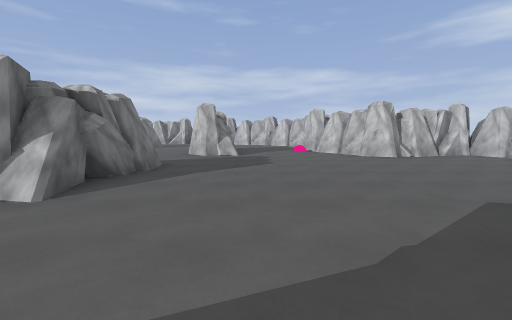
View 1 (above)

19 first-person views from a walk through a level from a Godot 3-D game. The camera is 1.4 m above the floor, tilts 6° down and sees 90° across. The floor is counted in squares, 2 m on a side. Each view is taken from the middle of a square. On the plan, view 1 faces up. The plan holds only what a view shows up to about 9 squares ahead; the rest is blank. The place goes on beyond the plan. Flat picture figures and markers are left out.

View 2
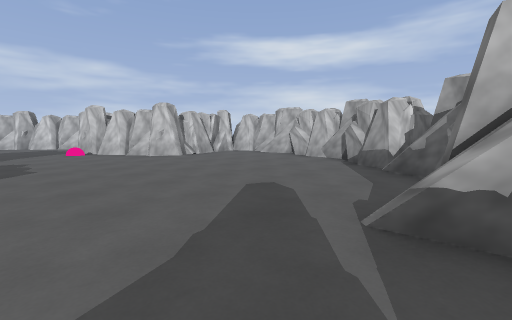

View 3
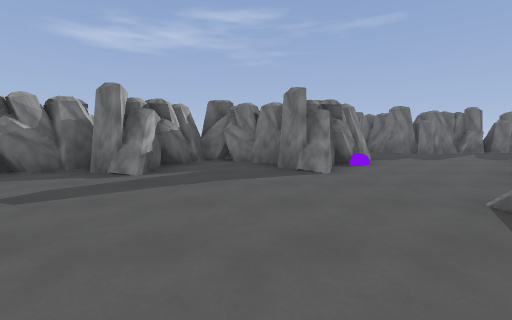

View 4
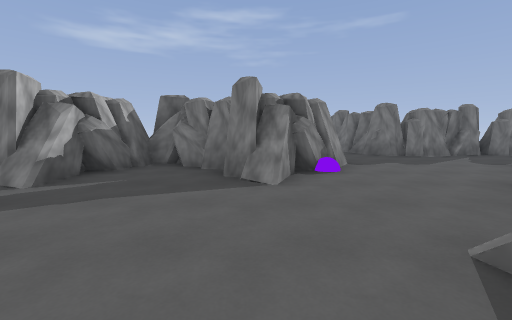

View 5
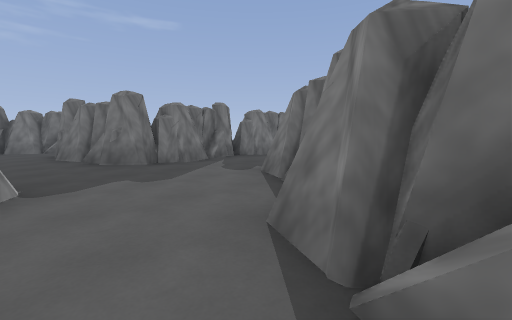

View 6
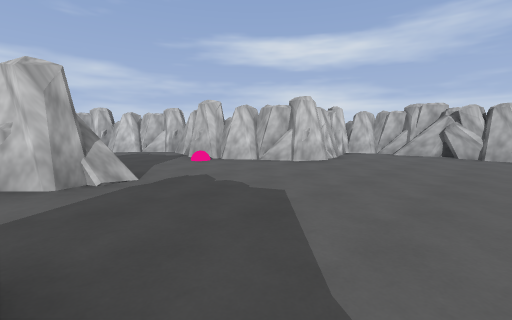

View 7
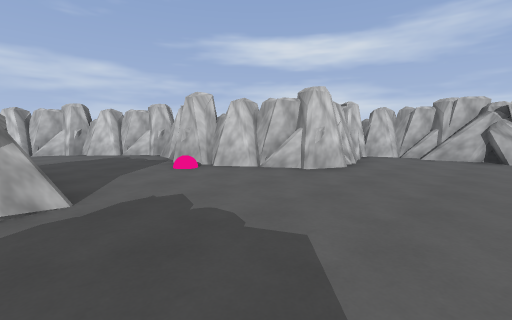

View 8
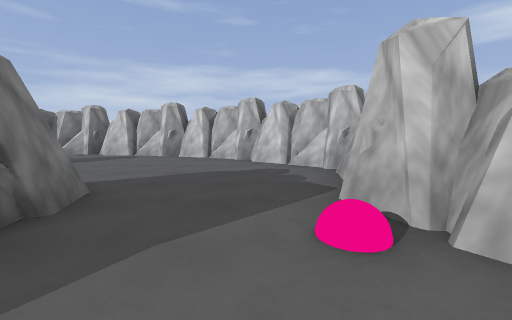

View 9
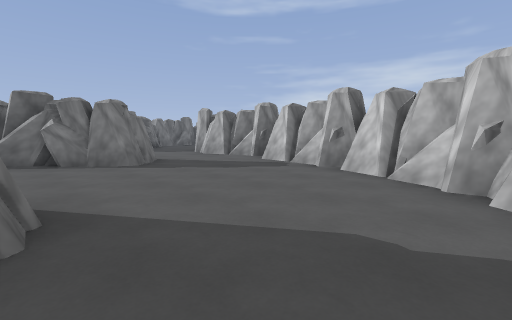

View 10
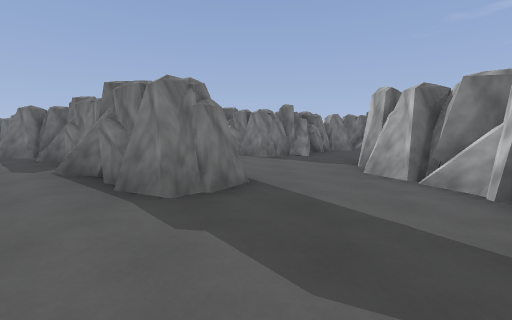

View 11
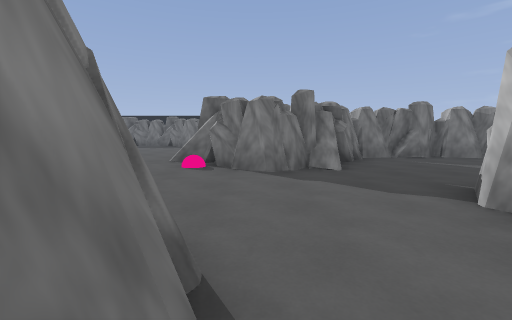

View 12
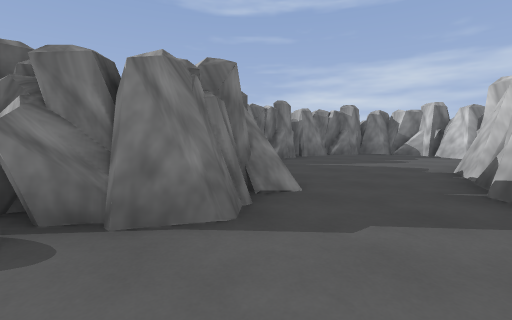

View 13
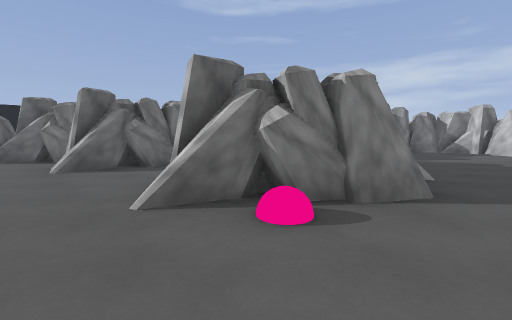

View 14
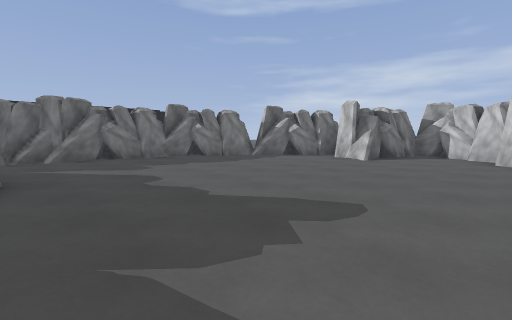

View 15
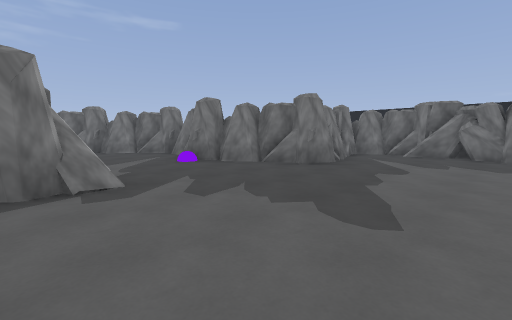

View 16
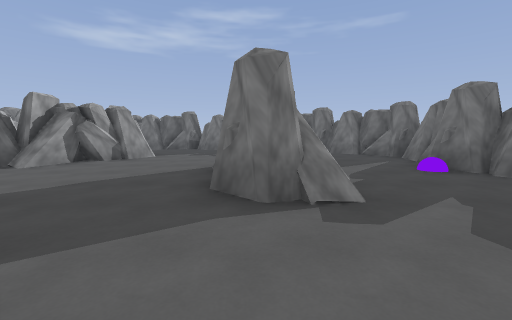

View 17
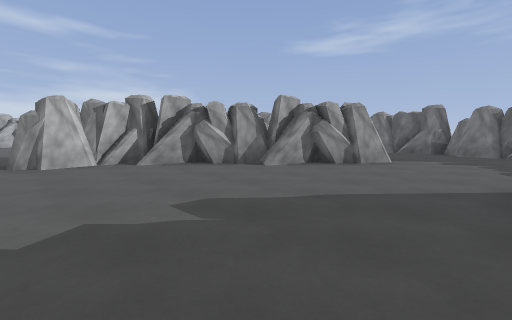

View 18
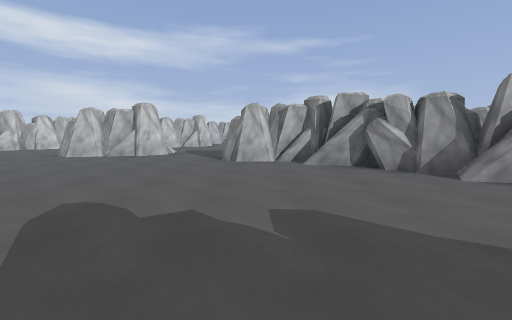

View 19
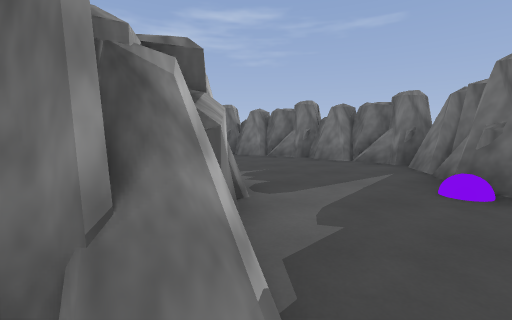

### Floor plan
Key: @ floor where view 1 was taken; # wall or solid block; . floor.
Columns run from 20 left of view 1 to 8 right of it. Each row starts with its distance up from view 1.
 23          ###
 22         ##.#
 21        ##...
 20        #....
 19        #....#
 18        #....#
 17        ##...######
 16         ##.......####
 15         ###.........###
 14      ######...........##
 13    ###..##....##.......#
 12   ##.#...... ##........#
 11  ##.........##....##..##
 10 ##.......  ##.....##..##
  9 #........  #......##...##
  8 #.........##.......#....#####
  7 #.........##................#
  6 #..........................##
  5 #................#.........#
  4 #####...##......##.........#
  3     ##...#......##.........#
  2      #...#....###.........##
  1     ##... ....##.........##
  0     #.... ...##....#@.####
 -1     ##... ...#....###.##
 -2      ##..........## ###
 -3       ###.........
 -4         ####.###..
 -5            ### #..
 -6                #..
 -7                #..
 -8                 ..
 -9                 ..
-10                 ##

Positions as (right, up) in squares from view 1, and headings:
1: (0, 0), facing up
2: (0, 0), facing up-right
3: (0, 5), facing down
4: (-1, 4), facing down
5: (-3, 2), facing down-left
6: (-2, 4), facing up-right
7: (-1, 5), facing up-right
8: (1, 8), facing up
9: (1, 11), facing up-left
10: (-2, 14), facing left
11: (-5, 14), facing left
12: (-8, 13), facing up-left
13: (-9, 11), facing up-left
14: (-12, 5), facing up-left
15: (-11, 8), facing down-left
16: (-11, 7), facing down
17: (-10, 6), facing down-right
18: (-10, 5), facing right
19: (-12, 5), facing down
